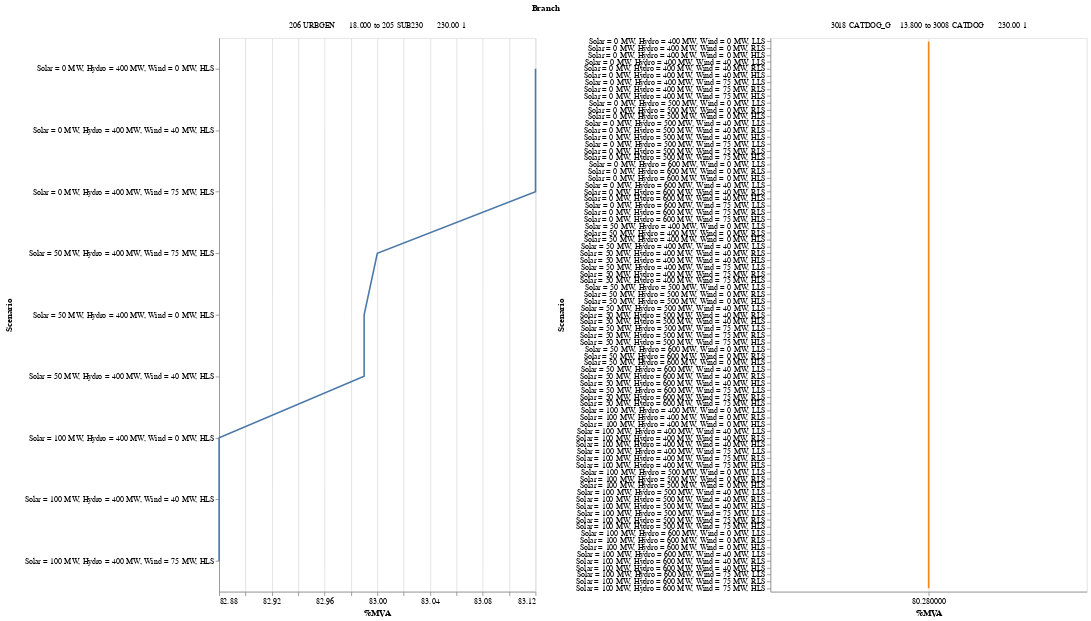

This figure's notebook cell:
### Markdown cell above
##### Transformer branch overload plot

### Code cell
alt.Chart(transformer_overload).mark_line().encode(
    alt.X('%MVA', scale=alt.Scale(zero=False)),
    alt.Y('Scenario',axis = alt.Axis(labelLimit= 250, titleX=-260), sort='-x'),
    alt.Color('Branch', legend=None)).properties(height = 700, width =400).facet('Branch',columns=2).resolve_scale(x='independent', y = 'independent')
